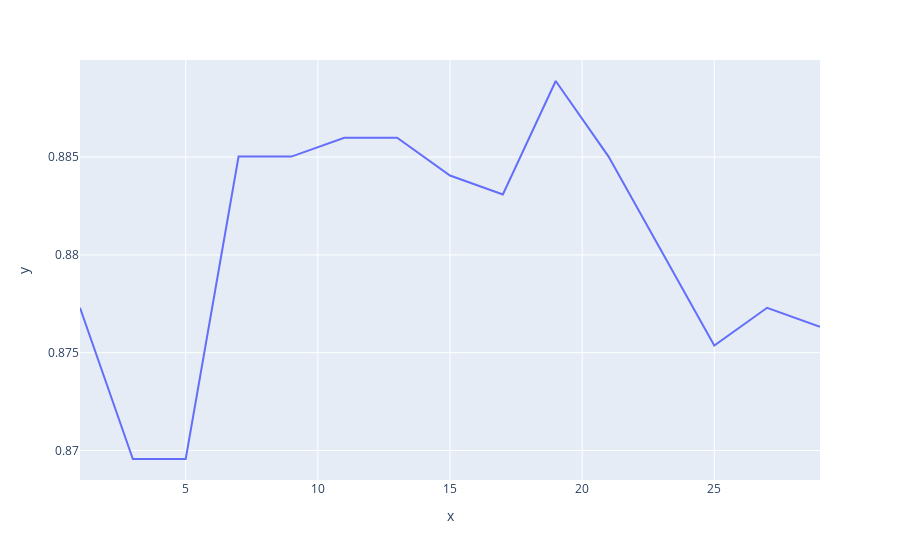

The code cell stored with this chart in its notebook:
### Code cell
px.line(x=k_values, y=accuracy_values)

### Figure 1 — Plotly figure (JSON) as saved in the notebook; plotly's stock layout.template omitted (floating-point values rounded to 4 significant figures)
{"data": [{"hovertemplate": "x=%{x}<br>y=%{y}<extra></extra>", "legendgroup": "", "line": {"color": "#636efa", "dash": "solid"}, "marker": {"symbol": "circle"}, "mode": "lines", "name": "", "orientation": "v", "showlegend": false, "type": "scatter", "x": [1, 3, 5, 7, 9, 11, 13, 15, 17, 19, 21, 23, 25, 27, 29], "xaxis": "x", "y": [0.8773, 0.8696, 0.8696, 0.885, 0.885, 0.886, 0.886, 0.8841, 0.8831, 0.8889, 0.885, 0.8802, 0.8754, 0.8773, 0.8763], "yaxis": "y"}], "layout": {"legend": {"tracegroupgap": 0}, "margin": {"t": 60}, "xaxis": {"anchor": "y", "domain": [0, 1], "title": {"text": "x"}}, "yaxis": {"anchor": "x", "domain": [0, 1], "title": {"text": "y"}}}}
